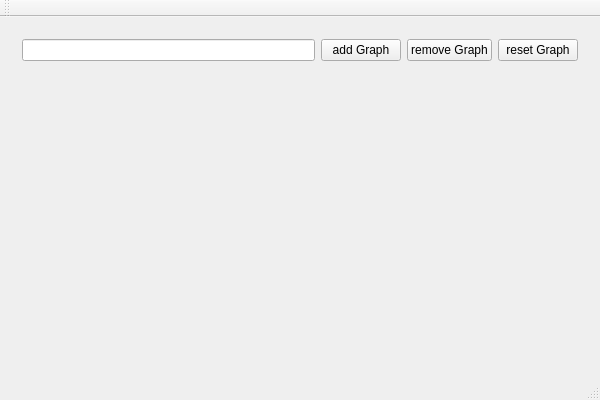
<?xml version="1.0" encoding="UTF-8"?>
<ui version="4.0">
 <class>TwitchGuiClass</class>
 <widget class="QMainWindow" name="TwitchGuiClass">
  <property name="geometry">
   <rect>
    <x>0</x>
    <y>0</y>
    <width>600</width>
    <height>400</height>
   </rect>
  </property>
  <property name="windowTitle">
   <string>TwitchGui</string>
  </property>
  <widget class="QWidget" name="centralWidget">
   <layout class="QVBoxLayout" name="verticalLayout" stretch="1,9">
    <item>
     <widget class="QWidget" name="Controls" native="true">
      <layout class="QHBoxLayout" name="horizontalLayout">
       <item>
        <widget class="QLineEdit" name="chooseGraph"/>
       </item>
       <item>
        <widget class="QPushButton" name="pushButtonPlot">
         <property name="text">
          <string>add Graph</string>
         </property>
         <property name="shortcut">
          <string>Return</string>
         </property>
        </widget>
       </item>
       <item>
        <widget class="QPushButton" name="pushButtonRe">
         <property name="text">
          <string>remove Graph</string>
         </property>
        </widget>
       </item>
       <item>
        <widget class="QPushButton" name="pushButtonReset">
         <property name="text">
          <string>reset Graph</string>
         </property>
        </widget>
       </item>
      </layout>
     </widget>
    </item>
    <item>
     <widget class="QWidget" name="Painting" native="true"/>
    </item>
   </layout>
  </widget>
  <widget class="QMenuBar" name="menuBar">
   <property name="geometry">
    <rect>
     <x>0</x>
     <y>0</y>
     <width>600</width>
     <height>21</height>
    </rect>
   </property>
  </widget>
  <widget class="QToolBar" name="mainToolBar">
   <attribute name="toolBarArea">
    <enum>TopToolBarArea</enum>
   </attribute>
   <attribute name="toolBarBreak">
    <bool>false</bool>
   </attribute>
  </widget>
  <widget class="QStatusBar" name="statusBar"/>
 </widget>
 <layoutdefault spacing="6" margin="11"/>
 <resources>
  <include location="twitchgui.qrc"/>
 </resources>
 <connections/>
</ui>
